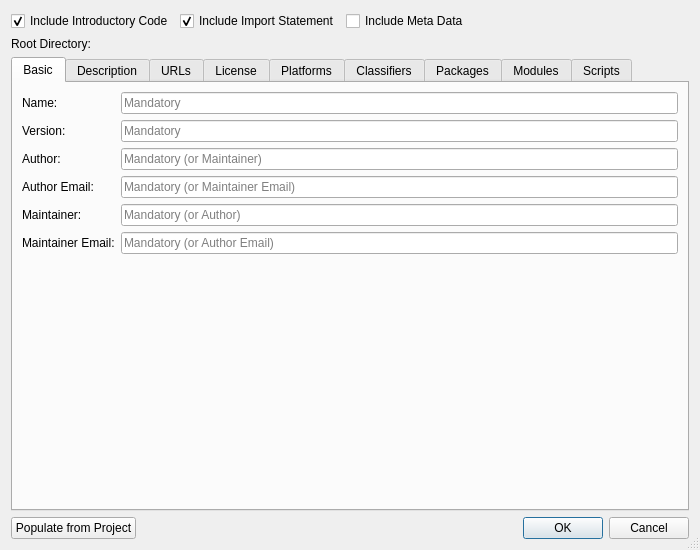
<?xml version="1.0" encoding="UTF-8"?>
<ui version="4.0">
 <class>SetupWizardDialog</class>
 <widget class="QDialog" name="SetupWizardDialog">
  <property name="geometry">
   <rect>
    <x>0</x>
    <y>0</y>
    <width>700</width>
    <height>550</height>
   </rect>
  </property>
  <property name="windowTitle">
   <string>setup.py Wizard</string>
  </property>
  <property name="sizeGripEnabled">
   <bool>true</bool>
  </property>
  <layout class="QVBoxLayout" name="verticalLayout">
   <item>
    <layout class="QHBoxLayout" name="horizontalLayout_9">
     <item>
      <widget class="QCheckBox" name="introCheckBox">
       <property name="toolTip">
        <string>Select to include the introductory part of the setup.py code</string>
       </property>
       <property name="text">
        <string>Include Introductory Code</string>
       </property>
       <property name="checked">
        <bool>true</bool>
       </property>
      </widget>
     </item>
     <item>
      <widget class="QCheckBox" name="importCheckBox">
       <property name="toolTip">
        <string>Select to include the import statement</string>
       </property>
       <property name="text">
        <string>Include Import Statement</string>
       </property>
       <property name="checked">
        <bool>true</bool>
       </property>
      </widget>
     </item>
     <item>
      <widget class="QCheckBox" name="metaDataCheckBox">
       <property name="toolTip">
        <string>Select to include code for the meta data section</string>
       </property>
       <property name="text">
        <string>Include Meta Data</string>
       </property>
      </widget>
     </item>
     <item>
      <spacer name="horizontalSpacer_6">
       <property name="orientation">
        <enum>Qt::Horizontal</enum>
       </property>
       <property name="sizeHint" stdset="0">
        <size>
         <width>40</width>
         <height>20</height>
        </size>
       </property>
      </spacer>
     </item>
    </layout>
   </item>
   <item>
    <layout class="QHBoxLayout" name="horizontalLayout_2">
     <item>
      <widget class="QLabel" name="label_15">
       <property name="text">
        <string>Root Directory:</string>
       </property>
      </widget>
     </item>
     <item>
      <widget class="EricPathPicker" name="packageRootPicker" native="true">
       <property name="sizePolicy">
        <sizepolicy hsizetype="Expanding" vsizetype="Preferred">
         <horstretch>0</horstretch>
         <verstretch>0</verstretch>
        </sizepolicy>
       </property>
       <property name="focusPolicy">
        <enum>Qt::StrongFocus</enum>
       </property>
       <property name="toolTip">
        <string>Enter the root directory</string>
       </property>
      </widget>
     </item>
    </layout>
   </item>
   <item>
    <widget class="QTabWidget" name="dataTabWidget">
     <property name="currentIndex">
      <number>0</number>
     </property>
     <widget class="QWidget" name="basicTab">
      <attribute name="title">
       <string>Basic</string>
      </attribute>
      <layout class="QGridLayout" name="gridLayout">
       <item row="0" column="0">
        <widget class="QLabel" name="label">
         <property name="text">
          <string>Name:</string>
         </property>
        </widget>
       </item>
       <item row="0" column="1">
        <widget class="QLineEdit" name="nameEdit">
         <property name="toolTip">
          <string>Enter the package name</string>
         </property>
         <property name="maxLength">
          <number>200</number>
         </property>
         <property name="placeholderText">
          <string>Mandatory</string>
         </property>
        </widget>
       </item>
       <item row="1" column="0">
        <widget class="QLabel" name="label_2">
         <property name="text">
          <string>Version:</string>
         </property>
        </widget>
       </item>
       <item row="1" column="1">
        <widget class="QLineEdit" name="versionEdit">
         <property name="toolTip">
          <string>Enter the version number in the form 'major.minor[.patch[.sub]]'</string>
         </property>
         <property name="maxLength">
          <number>200</number>
         </property>
         <property name="placeholderText">
          <string>Mandatory</string>
         </property>
        </widget>
       </item>
       <item row="2" column="0">
        <widget class="QLabel" name="label_3">
         <property name="text">
          <string>Author:</string>
         </property>
        </widget>
       </item>
       <item row="2" column="1">
        <widget class="QLineEdit" name="authorEdit">
         <property name="toolTip">
          <string>Enter the author's name</string>
         </property>
         <property name="maxLength">
          <number>200</number>
         </property>
         <property name="placeholderText">
          <string>Mandatory (or Maintainer)</string>
         </property>
        </widget>
       </item>
       <item row="3" column="0">
        <widget class="QLabel" name="label_4">
         <property name="text">
          <string>Author Email:</string>
         </property>
        </widget>
       </item>
       <item row="3" column="1">
        <widget class="QLineEdit" name="authorEmailEdit">
         <property name="toolTip">
          <string>Enter the author's email address</string>
         </property>
         <property name="inputMask">
          <string notr="true"/>
         </property>
         <property name="maxLength">
          <number>200</number>
         </property>
         <property name="placeholderText">
          <string>Mandatory (or Maintainer Email)</string>
         </property>
        </widget>
       </item>
       <item row="4" column="0">
        <widget class="QLabel" name="label_5">
         <property name="text">
          <string>Maintainer:</string>
         </property>
        </widget>
       </item>
       <item row="4" column="1">
        <widget class="QLineEdit" name="maintainerEdit">
         <property name="toolTip">
          <string>Enter the maintainer's name</string>
         </property>
         <property name="maxLength">
          <number>200</number>
         </property>
         <property name="placeholderText">
          <string>Mandatory (or Author)</string>
         </property>
        </widget>
       </item>
       <item row="5" column="0">
        <widget class="QLabel" name="label_6">
         <property name="text">
          <string>Maintainer Email:</string>
         </property>
        </widget>
       </item>
       <item row="5" column="1">
        <widget class="QLineEdit" name="maintainerEmailEdit">
         <property name="toolTip">
          <string>Enter the maintainer's email address</string>
         </property>
         <property name="maxLength">
          <number>200</number>
         </property>
         <property name="placeholderText">
          <string>Mandatory (or Author Email)</string>
         </property>
        </widget>
       </item>
       <item row="6" column="1">
        <spacer name="verticalSpacer">
         <property name="orientation">
          <enum>Qt::Vertical</enum>
         </property>
         <property name="sizeHint" stdset="0">
          <size>
           <width>20</width>
           <height>223</height>
          </size>
         </property>
        </spacer>
       </item>
      </layout>
     </widget>
     <widget class="QWidget" name="descriptionTab">
      <attribute name="title">
       <string>Description</string>
      </attribute>
      <layout class="QGridLayout" name="gridLayout_2">
       <item row="0" column="0">
        <widget class="QLabel" name="label_7">
         <property name="text">
          <string>Summary:</string>
         </property>
        </widget>
       </item>
       <item row="0" column="1">
        <widget class="QLineEdit" name="summaryEdit">
         <property name="toolTip">
          <string>Enter the summary description of the package</string>
         </property>
         <property name="maxLength">
          <number>200</number>
         </property>
        </widget>
       </item>
       <item row="1" column="0">
        <widget class="QLabel" name="label_8">
         <property name="text">
          <string>Description:</string>
         </property>
         <property name="alignment">
          <set>Qt::AlignLeading|Qt::AlignLeft|Qt::AlignTop</set>
         </property>
        </widget>
       </item>
       <item row="1" column="1">
        <widget class="EricSpellCheckedPlainTextEdit" name="descriptionEdit">
         <property name="toolTip">
          <string>Enter the description of the package or files (one per line) to get it from.</string>
         </property>
        </widget>
       </item>
       <item row="2" column="1">
        <widget class="QCheckBox" name="descriptionFromFilesCheckBox">
         <property name="toolTip">
          <string>Select to get the description from files</string>
         </property>
         <property name="text">
          <string>Get description from files</string>
         </property>
        </widget>
       </item>
       <item row="3" column="0">
        <widget class="QLabel" name="label_16">
         <property name="text">
          <string>Keywords:</string>
         </property>
        </widget>
       </item>
       <item row="3" column="1">
        <widget class="QLineEdit" name="keywordsEdit">
         <property name="toolTip">
          <string>Enter the keywords separated by comma</string>
         </property>
        </widget>
       </item>
      </layout>
     </widget>
     <widget class="QWidget" name="urlTab">
      <attribute name="title">
       <string>URLs</string>
      </attribute>
      <layout class="QGridLayout" name="gridLayout_3">
       <item row="0" column="0">
        <widget class="QLabel" name="label_9">
         <property name="text">
          <string>Home Page URL:</string>
         </property>
        </widget>
       </item>
       <item row="1" column="1">
        <spacer name="verticalSpacer_2">
         <property name="orientation">
          <enum>Qt::Vertical</enum>
         </property>
         <property name="sizeHint" stdset="0">
          <size>
           <width>20</width>
           <height>339</height>
          </size>
         </property>
        </spacer>
       </item>
       <item row="0" column="1">
        <widget class="QLineEdit" name="homePageUrlEdit">
         <property name="toolTip">
          <string>Enter the URL of the home page</string>
         </property>
         <property name="placeholderText">
          <string>Mandatory</string>
         </property>
        </widget>
       </item>
      </layout>
     </widget>
     <widget class="QWidget" name="licenseTab">
      <attribute name="title">
       <string>License</string>
      </attribute>
      <layout class="QVBoxLayout" name="verticalLayout_2">
       <item>
        <widget class="QCheckBox" name="licenseClassifierCheckBox">
         <property name="text">
          <string>Select From Trove License Classifiers</string>
         </property>
         <property name="checked">
          <bool>true</bool>
         </property>
        </widget>
       </item>
       <item>
        <widget class="QComboBox" name="licenseClassifierComboBox">
         <property name="toolTip">
          <string>Select the license from the list of Trove Classifiers</string>
         </property>
        </widget>
       </item>
       <item>
        <widget class="QLineEdit" name="licenseEdit">
         <property name="enabled">
          <bool>false</bool>
         </property>
         <property name="toolTip">
          <string>Enter a license if none of the above are suitable</string>
         </property>
        </widget>
       </item>
       <item>
        <spacer name="verticalSpacer_3">
         <property name="orientation">
          <enum>Qt::Vertical</enum>
         </property>
         <property name="sizeHint" stdset="0">
          <size>
           <width>20</width>
           <height>311</height>
          </size>
         </property>
        </spacer>
       </item>
      </layout>
     </widget>
     <widget class="QWidget" name="platformsTab">
      <attribute name="title">
       <string>Platforms</string>
      </attribute>
      <layout class="QVBoxLayout" name="verticalLayout_3">
       <item>
        <widget class="QLabel" name="label_11">
         <property name="text">
          <string>Enter supported platforms (one per line):</string>
         </property>
        </widget>
       </item>
       <item>
        <widget class="QPlainTextEdit" name="platformsEdit"/>
       </item>
      </layout>
     </widget>
     <widget class="QWidget" name="classifiersTab">
      <attribute name="title">
       <string>Classifiers</string>
      </attribute>
      <layout class="QVBoxLayout" name="verticalLayout_4">
       <item>
        <layout class="QHBoxLayout" name="horizontalLayout_3">
         <item>
          <widget class="QLabel" name="label_14">
           <property name="text">
            <string>Development Status:</string>
           </property>
          </widget>
         </item>
         <item>
          <widget class="QComboBox" name="developmentStatusComboBox">
           <property name="toolTip">
            <string>Select the development status</string>
           </property>
          </widget>
         </item>
         <item>
          <spacer name="horizontalSpacer_3">
           <property name="orientation">
            <enum>Qt::Horizontal</enum>
           </property>
           <property name="sizeHint" stdset="0">
            <size>
             <width>40</width>
             <height>20</height>
            </size>
           </property>
          </spacer>
         </item>
        </layout>
       </item>
       <item>
        <widget class="QLabel" name="label_12">
         <property name="text">
          <string>Select the applicable classifiers:</string>
         </property>
        </widget>
       </item>
       <item>
        <widget class="QTreeWidget" name="classifiersList">
         <property name="alternatingRowColors">
          <bool>true</bool>
         </property>
         <attribute name="headerVisible">
          <bool>false</bool>
         </attribute>
         <column>
          <property name="text">
           <string notr="true">1</string>
          </property>
         </column>
        </widget>
       </item>
      </layout>
     </widget>
     <widget class="QWidget" name="packagesTab">
      <attribute name="title">
       <string>Packages</string>
      </attribute>
      <layout class="QGridLayout" name="gridLayout_5">
       <item row="0" column="0">
        <widget class="QLabel" name="label_17">
         <property name="text">
          <string>Source Directory:</string>
         </property>
        </widget>
       </item>
       <item row="0" column="1">
        <widget class="EricPathPicker" name="sourceDirectoryPicker" native="true">
         <property name="focusPolicy">
          <enum>Qt::StrongFocus</enum>
         </property>
         <property name="toolTip">
          <string>Enter the source directory for the 'find_packages()' call</string>
         </property>
        </widget>
       </item>
       <item row="1" column="0">
        <widget class="QLabel" name="label_18">
         <property name="text">
          <string>Exclude Patterns:</string>
         </property>
         <property name="alignment">
          <set>Qt::AlignLeading|Qt::AlignLeft|Qt::AlignTop</set>
         </property>
        </widget>
       </item>
       <item row="1" column="1">
        <widget class="QListWidget" name="excludePatternList">
         <property name="alternatingRowColors">
          <bool>true</bool>
         </property>
         <property name="selectionMode">
          <enum>QAbstractItemView::ExtendedSelection</enum>
         </property>
         <property name="sortingEnabled">
          <bool>true</bool>
         </property>
        </widget>
       </item>
       <item row="2" column="1">
        <layout class="QHBoxLayout" name="horizontalLayout_8">
         <item>
          <widget class="QPushButton" name="deleteExcludePatternButton">
           <property name="enabled">
            <bool>false</bool>
           </property>
           <property name="toolTip">
            <string>Press to delete the selected entries</string>
           </property>
           <property name="text">
            <string>Delete</string>
           </property>
          </widget>
         </item>
         <item>
          <widget class="QPushButton" name="addExludePatternButton">
           <property name="enabled">
            <bool>false</bool>
           </property>
           <property name="toolTip">
            <string>Press to add the pattern</string>
           </property>
           <property name="text">
            <string>Add</string>
           </property>
          </widget>
         </item>
         <item>
          <widget class="QLineEdit" name="excludePatternEdit">
           <property name="toolTip">
            <string>Enter an exclude pattern for the 'find_packages()' call</string>
           </property>
          </widget>
         </item>
        </layout>
       </item>
       <item row="3" column="0" colspan="2">
        <widget class="QCheckBox" name="includePackageDataCheckBox">
         <property name="toolTip">
          <string>Select to add the 'include_package_data' statement</string>
         </property>
         <property name="text">
          <string>Add 'include_package_data' Statement</string>
         </property>
        </widget>
       </item>
      </layout>
     </widget>
     <widget class="QWidget" name="tab">
      <attribute name="title">
       <string>Modules</string>
      </attribute>
      <layout class="QVBoxLayout" name="verticalLayout_7">
       <item>
        <widget class="QListWidget" name="modulesList">
         <property name="alternatingRowColors">
          <bool>true</bool>
         </property>
         <property name="selectionMode">
          <enum>QAbstractItemView::ExtendedSelection</enum>
         </property>
         <property name="sortingEnabled">
          <bool>true</bool>
         </property>
        </widget>
       </item>
       <item>
        <layout class="QHBoxLayout" name="horizontalLayout_7">
         <item>
          <widget class="QPushButton" name="deleteModuleButton">
           <property name="enabled">
            <bool>false</bool>
           </property>
           <property name="toolTip">
            <string>Press to delete the selected entries</string>
           </property>
           <property name="text">
            <string>Delete</string>
           </property>
          </widget>
         </item>
         <item>
          <widget class="QPushButton" name="addModuleButton">
           <property name="toolTip">
            <string>Add modules via a files selection dialog</string>
           </property>
           <property name="text">
            <string>Add...</string>
           </property>
          </widget>
         </item>
         <item>
          <spacer name="horizontalSpacer_5">
           <property name="orientation">
            <enum>Qt::Horizontal</enum>
           </property>
           <property name="sizeHint" stdset="0">
            <size>
             <width>40</width>
             <height>20</height>
            </size>
           </property>
          </spacer>
         </item>
        </layout>
       </item>
      </layout>
     </widget>
     <widget class="QWidget" name="scriptsTab">
      <attribute name="title">
       <string>Scripts</string>
      </attribute>
      <layout class="QVBoxLayout" name="verticalLayout_6">
       <item>
        <widget class="QListWidget" name="scriptsList">
         <property name="alternatingRowColors">
          <bool>true</bool>
         </property>
         <property name="selectionMode">
          <enum>QAbstractItemView::ExtendedSelection</enum>
         </property>
         <property name="sortingEnabled">
          <bool>true</bool>
         </property>
        </widget>
       </item>
       <item>
        <layout class="QHBoxLayout" name="horizontalLayout_6">
         <item>
          <widget class="QPushButton" name="deleteScriptButton">
           <property name="enabled">
            <bool>false</bool>
           </property>
           <property name="toolTip">
            <string>Press to delete the selected entries</string>
           </property>
           <property name="text">
            <string>Delete</string>
           </property>
          </widget>
         </item>
         <item>
          <widget class="QPushButton" name="addScriptButton">
           <property name="toolTip">
            <string>Add script files via a files selection dialog</string>
           </property>
           <property name="text">
            <string>Add...</string>
           </property>
          </widget>
         </item>
         <item>
          <spacer name="horizontalSpacer_4">
           <property name="orientation">
            <enum>Qt::Horizontal</enum>
           </property>
           <property name="sizeHint" stdset="0">
            <size>
             <width>40</width>
             <height>20</height>
            </size>
           </property>
          </spacer>
         </item>
        </layout>
       </item>
      </layout>
     </widget>
    </widget>
   </item>
   <item>
    <layout class="QHBoxLayout" name="horizontalLayout">
     <item>
      <widget class="QPushButton" name="projectButton">
       <property name="toolTip">
        <string>Press to populate entry fields from project data</string>
       </property>
       <property name="text">
        <string>Populate from Project</string>
       </property>
      </widget>
     </item>
     <item>
      <spacer name="horizontalSpacer">
       <property name="orientation">
        <enum>Qt::Horizontal</enum>
       </property>
       <property name="sizeHint" stdset="0">
        <size>
         <width>40</width>
         <height>20</height>
        </size>
       </property>
      </spacer>
     </item>
     <item>
      <widget class="QDialogButtonBox" name="buttonBox">
       <property name="orientation">
        <enum>Qt::Horizontal</enum>
       </property>
       <property name="standardButtons">
        <set>QDialogButtonBox::Cancel|QDialogButtonBox::Ok</set>
       </property>
      </widget>
     </item>
    </layout>
   </item>
  </layout>
 </widget>
 <customwidgets>
  <customwidget>
   <class>EricSpellCheckedPlainTextEdit</class>
   <extends>QPlainTextEdit</extends>
   <header>EricWidgets/EricSpellCheckedTextEdit.h</header>
  </customwidget>
  <customwidget>
   <class>EricPathPicker</class>
   <extends>QWidget</extends>
   <header>EricWidgets/EricPathPicker.h</header>
   <container>1</container>
  </customwidget>
 </customwidgets>
 <tabstops>
  <tabstop>introCheckBox</tabstop>
  <tabstop>importCheckBox</tabstop>
  <tabstop>metaDataCheckBox</tabstop>
  <tabstop>packageRootPicker</tabstop>
  <tabstop>dataTabWidget</tabstop>
  <tabstop>nameEdit</tabstop>
  <tabstop>versionEdit</tabstop>
  <tabstop>authorEdit</tabstop>
  <tabstop>authorEmailEdit</tabstop>
  <tabstop>maintainerEdit</tabstop>
  <tabstop>maintainerEmailEdit</tabstop>
  <tabstop>summaryEdit</tabstop>
  <tabstop>descriptionEdit</tabstop>
  <tabstop>descriptionFromFilesCheckBox</tabstop>
  <tabstop>keywordsEdit</tabstop>
  <tabstop>homePageUrlEdit</tabstop>
  <tabstop>licenseClassifierCheckBox</tabstop>
  <tabstop>licenseClassifierComboBox</tabstop>
  <tabstop>licenseEdit</tabstop>
  <tabstop>platformsEdit</tabstop>
  <tabstop>developmentStatusComboBox</tabstop>
  <tabstop>classifiersList</tabstop>
  <tabstop>sourceDirectoryPicker</tabstop>
  <tabstop>excludePatternList</tabstop>
  <tabstop>excludePatternEdit</tabstop>
  <tabstop>addExludePatternButton</tabstop>
  <tabstop>deleteExcludePatternButton</tabstop>
  <tabstop>includePackageDataCheckBox</tabstop>
  <tabstop>modulesList</tabstop>
  <tabstop>deleteModuleButton</tabstop>
  <tabstop>addModuleButton</tabstop>
  <tabstop>scriptsList</tabstop>
  <tabstop>deleteScriptButton</tabstop>
  <tabstop>addScriptButton</tabstop>
  <tabstop>projectButton</tabstop>
 </tabstops>
 <resources/>
 <connections>
  <connection>
   <sender>buttonBox</sender>
   <signal>accepted()</signal>
   <receiver>SetupWizardDialog</receiver>
   <slot>accept()</slot>
   <hints>
    <hint type="sourcelabel">
     <x>236</x>
     <y>540</y>
    </hint>
    <hint type="destinationlabel">
     <x>157</x>
     <y>274</y>
    </hint>
   </hints>
  </connection>
  <connection>
   <sender>buttonBox</sender>
   <signal>rejected()</signal>
   <receiver>SetupWizardDialog</receiver>
   <slot>reject()</slot>
   <hints>
    <hint type="sourcelabel">
     <x>304</x>
     <y>540</y>
    </hint>
    <hint type="destinationlabel">
     <x>286</x>
     <y>274</y>
    </hint>
   </hints>
  </connection>
  <connection>
   <sender>licenseClassifierCheckBox</sender>
   <signal>toggled(bool)</signal>
   <receiver>licenseClassifierComboBox</receiver>
   <slot>setEnabled(bool)</slot>
   <hints>
    <hint type="sourcelabel">
     <x>99</x>
     <y>91</y>
    </hint>
    <hint type="destinationlabel">
     <x>110</x>
     <y>133</y>
    </hint>
   </hints>
  </connection>
  <connection>
   <sender>licenseClassifierCheckBox</sender>
   <signal>toggled(bool)</signal>
   <receiver>licenseEdit</receiver>
   <slot>setDisabled(bool)</slot>
   <hints>
    <hint type="sourcelabel">
     <x>207</x>
     <y>107</y>
    </hint>
    <hint type="destinationlabel">
     <x>192</x>
     <y>141</y>
    </hint>
   </hints>
  </connection>
 </connections>
</ui>
